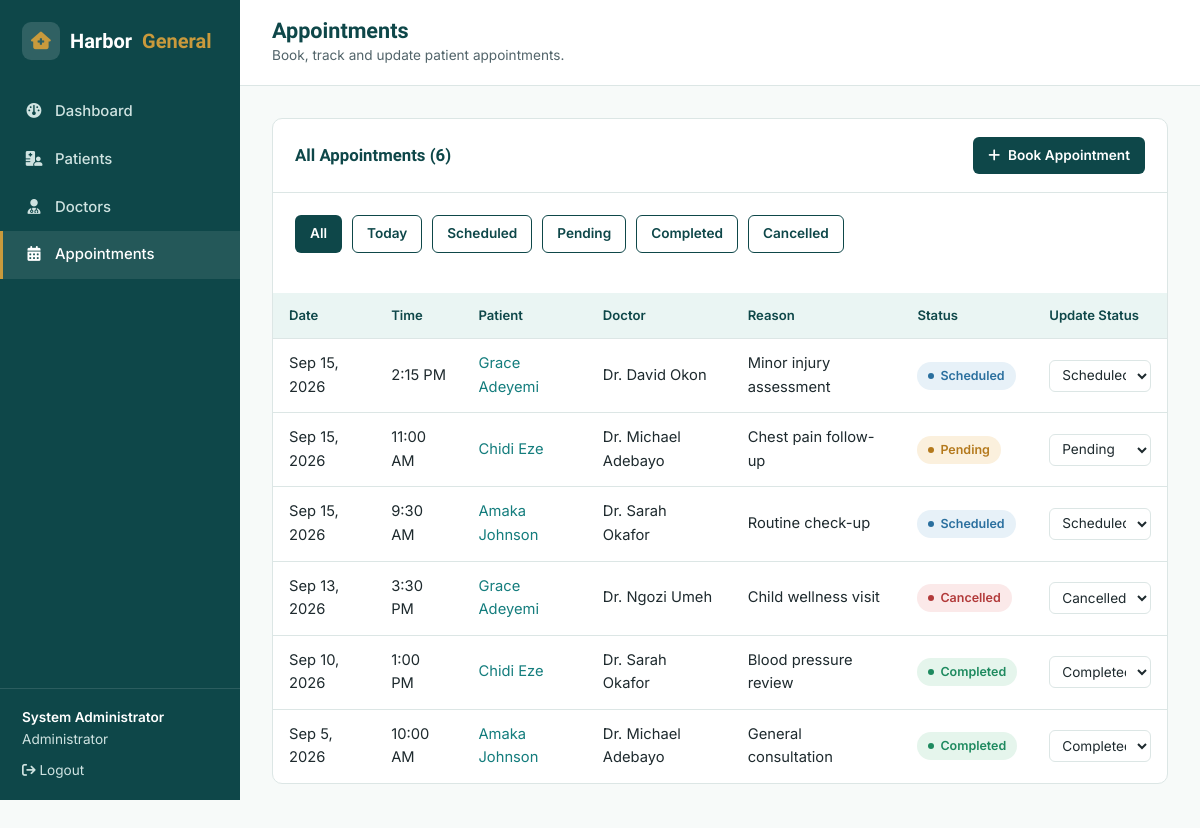
Screenshot of /appointments.php (signed in) with the database file from the repository.
### tables this page shows
CREATE TABLE appointments (
    id INT AUTO_INCREMENT PRIMARY KEY,
    patient_id INT NOT NULL,
    doctor_id INT NOT NULL,
    appointment_date DATE NOT NULL,
    appointment_time TIME NOT NULL,
    reason VARCHAR(255) NOT NULL,
    status ENUM('Scheduled','Pending','Completed','Cancelled') NOT NULL DEFAULT 'Scheduled',
    created_at TIMESTAMP DEFAULT CURRENT_TIMESTAMP,
    CONSTRAINT fk_appointments_patient FOREIGN KEY (patient_id) REFERENCES patients(id) ON DELETE CASCADE,
    CONSTRAINT fk_appointments_doctor FOREIGN KEY (doctor_id) REFERENCES doctors(id) ON DELETE RESTRICT
);

CREATE TABLE patients (
    id INT AUTO_INCREMENT PRIMARY KEY,
    full_name VARCHAR(100) NOT NULL,
    gender ENUM('Male','Female','Other') NOT NULL,
    dob DATE NOT NULL,
    phone VARCHAR(30) NOT NULL,
    email VARCHAR(100) NULL,
    address TEXT NULL,
    emergency_contact VARCHAR(150) NULL,
    registration_date DATE NOT NULL DEFAULT (CURRENT_DATE),
    created_at TIMESTAMP DEFAULT CURRENT_TIMESTAMP
);

CREATE TABLE doctors (
    id INT AUTO_INCREMENT PRIMARY KEY,
    full_name VARCHAR(100) NOT NULL,
    specialty VARCHAR(100) NOT NULL,
    department VARCHAR(100) NOT NULL,
    phone VARCHAR(30) NOT NULL,
    email VARCHAR(100) NULL,
    status ENUM('Available','Unavailable') NOT NULL DEFAULT 'Available',
    created_at TIMESTAMP DEFAULT CURRENT_TIMESTAMP
);

### appointments.php (the view, shortened to what this page needs)
<?php
require_once 'includes/db.php';
$filter = trim($_GET['filter'] ?? '');
$sql = "SELECT a.*, p.full_name AS patient_name, d.full_name AS doctor_name
        FROM appointments a
        JOIN patients p ON p.id = a.patient_id
        JOIN doctors d ON d.id = a.doctor_id";
$params = [];
$sql .= " ORDER BY a.appointment_date DESC, a.appointment_time DESC";
$stmt = $pdo->prepare($sql);
$stmt->execute($params);
$appointments = $stmt->fetchAll();
function statusBadgeClass(string $status): string {
    return match ($status) {
        'Scheduled' => 'badge-scheduled',
        'Pending'   => 'badge-pending',
        'Completed' => 'badge-completed',
        'Cancelled' => 'badge-cancelled',
        default     => 'badge-scheduled',
    };
}
require_once 'includes/app_header.php';
?>
<div class="panel">
  <div class="panel-head">
    <h2>All Appointments (<?= count($appointments) ?>)</h2>
    <a href="appointment_add.php" class="btn btn-primary btn-sm"><i class="fa-solid fa-plus"></i> Book Appointment</a>
  </div>
  <div class="panel-body">
    <div class="filters-bar">
      <a href="appointments.php" class="btn btn-sm <?= $filter === '' ? 'btn-primary' : 'btn-outline' ?>">All</a>
      <a href="appointments.php?filter=today" class="btn btn-sm <?= $filter === 'today' ? 'btn-primary' : 'btn-outline' ?>">Today</a>
      <a href="appointments.php?filter=Scheduled" class="btn btn-sm <?= $filter === 'Scheduled' ? 'btn-primary' : 'btn-outline' ?>">Scheduled</a>
      <a href="appointments.php?filter=Pending" class="btn btn-sm <?= $filter === 'Pending' ? 'btn-primary' : 'btn-outline' ?>">Pending</a>
      <a href="appointments.php?filter=Completed" class="btn btn-sm <?= $filter === 'Completed' ? 'btn-primary' : 'btn-outline' ?>">Completed</a>
      <a href="appointments.php?filter=Cancelled" class="btn btn-sm <?= $filter === 'Cancelled' ? 'btn-primary' : 'btn-outline' ?>">Cancelled</a>
    </div>
  </div>
  <?php if (count($appointments) === 0): ?>
    <div class="empty-state">
      <span class="icon-badge"><i class="fa-solid fa-calendar-xmark"></i></span>
      <h3>No appointments found</h3>
      <p>Try a different filter, or book a new appointment.</p>
      <a href="appointment_add.php" class="btn btn-accent btn-sm">Book Appointment</a>
    </div>
  <?php else: ?>
    <div class="table-wrap">
      <table class="data-table">
        <thead>
          <tr>
            <th>Date</th>
            <th>Time</th>
            <th>Patient</th>
            <th>Doctor</th>
            <th>Reason</th>
            <th>Status</th>
            <th>Update Status</th>
          </tr>
        </thead>
        <tbody>
          <?php foreach ($appointments as $a): ?>
            <tr>
              <td><?= htmlspecialchars(date('M j, Y', strtotime($a['appointment_date']))) ?></td>
              <td><?= htmlspecialchars(date('g:i A', strtotime($a['appointment_time']))) ?></td>
              <td><a href="patient_view.php?id=<?= $a['patient_id'] ?>"><?= htmlspecialchars($a['patient_name']) ?></a></td>
              <td>Dr. <?= htmlspecialchars($a['doctor_name']) ?></td>
              <td><?= htmlspecialchars($a['reason']) ?></td>
              <td><span class="badge <?= statusBadgeClass($a['status']) ?>"><?= htmlspecialchars($a['status']) ?></span></td>
              <td>
                <form method="POST" action="appointments.php<?= $filter !== '' ? '?filter=' . urlencode($filter) : '' ?>" style="display:flex;gap:6px;">
                  <select name="new_status" onchange="this.form.submit()" style="padding:6px 8px;font-size:0.85rem;">
                    <?php foreach (['Scheduled', 'Pending', 'Completed', 'Cancelled'] as $s): ?>
                      <option value="<?= $s ?>" <?= $a['status'] === $s ? 'selected' : '' ?>><?= $s ?></option>
                    <?php endforeach; ?>
                  </select>
                </form>
              </td>
            </tr>
          <?php endforeach; ?>
        </tbody>
      </table>
    </div>
  <?php endif; ?>
</div>
<?php require_once 'includes/app_footer.php'; ?>

### css/style.css (style rules this page uses)
:root { --hg-primary-dark: #0E4749; --hg-primary: #147D7D; --hg-primary-light: #EAF5F3; --hg-accent: #C99A3C; --hg-accent-dark: #A87D2A; --hg-ink: #1E2A2E; --hg-ink-soft: #52646A; --hg-border: #DCE6E5; --hg-white: #FFFFFF; --hg-bg: #F7FAF9; --hg-success: #1E8A5F; --hg-success-bg: #E5F5EC; --hg-warning: #B4791C; --hg-warning-bg: #FBF0DD; --hg-danger: #B23A3A; --hg-danger-bg: #FBE9E9; --hg-info: #2A6F9E; --hg-info-bg: #E7F1F8; --hg-radius-sm: 6px; --hg-radius-md: 10px; --hg-radius-lg: 16px; --hg-shadow: 0 2px 10px rgba(14, 71, 73, 0.08); --hg-shadow-md: 0 8px 24px rgba(14, 71, 73, 0.12); --hg-font-heading: 'Sora', sans-serif; --hg-font-body: 'Inter', sans-serif; }
* { box-sizing: border-box; }
html { scroll-behavior: smooth; }
body { margin: 0; font-family: var(--hg-font-body); color: var(--hg-ink); background: var(--hg-bg); line-height: 1.6; -webkit-font-smoothing: antialiased; }
h1, h2, h3, h4, h5 { font-family: var(--hg-font-heading); color: var(--hg-primary-dark); line-height: 1.25; margin: 0 0 0.5em; }
a { color: var(--hg-primary); text-decoration: none; }
.btn { display: inline-flex; align-items: center; gap: 8px; font-family: var(--hg-font-body); font-weight: 600; font-size: 0.95rem; padding: 12px 24px; border-radius: var(--hg-radius-sm); border: 1.5px solid transparent; cursor: pointer; transition: transform 0.15s ease, box-shadow 0.15s ease, background 0.15s ease; }
.btn-primary { background: var(--hg-primary-dark); color: var(--hg-white); }
.btn-outline { background: transparent; color: var(--hg-primary-dark); border-color: var(--hg-primary-dark); }
.btn-sm { padding: 7px 14px; font-size: 0.85rem; }
.badge { display: inline-flex; align-items: center; gap: 6px; font-size: 0.78rem; font-weight: 600; padding: 4px 11px; border-radius: 999px; white-space: nowrap; }
.badge::before { content: ''; width: 6px; height: 6px; border-radius: 50%; background: currentColor; }
.badge-scheduled { background: var(--hg-info-bg); color: var(--hg-info); }
.badge-pending { background: var(--hg-warning-bg); color: var(--hg-warning); }
.badge-completed { background: var(--hg-success-bg); color: var(--hg-success); }
.badge-cancelled { background: var(--hg-danger-bg); color: var(--hg-danger); }
input[type="text"], input[type="email"], input[type="password"], input[type="date"], input[type="time"], input[type="tel"], input[type="number"], select, textarea { width: 100%; padding: 11px 13px; font-family: var(--hg-font-body); font-size: 0.95rem; color: var(--hg-ink); border: 1.5px solid var(--hg-border); border-radius: var(--hg-radius-sm); background: var(--hg-white); transition: border-color 0.15s ease; }
.panel { background: var(--hg-white); border: 1px solid var(--hg-border); border-radius: var(--hg-radius-md); margin-bottom: 24px; }
.panel-head { display: flex; align-items: center; justify-content: space-between; padding: 18px 22px; border-bottom: 1px solid var(--hg-border); gap: 12px; flex-wrap: wrap; }
.panel-head h2 { font-size: 1.05rem; margin: 0; }
.panel-body { padding: 22px; }
.table-wrap { overflow-x: auto; }
table.data-table { width: 100%; border-collapse: collapse; font-size: 0.92rem; }
.data-table th { text-align: left; padding: 12px 16px; background: var(--hg-primary-light); color: var(--hg-primary-dark); font-weight: 600; font-size: 0.82rem; white-space: nowrap; border-bottom: 1px solid var(--hg-border); }
.data-table td { padding: 13px 16px; border-bottom: 1px solid var(--hg-border); vertical-align: middle; color: var(--hg-ink); }
.data-table tr:last-child td { border-bottom: none; }
.filters-bar { display: flex; gap: 10px; flex-wrap: wrap; margin-bottom: 18px; }

### rows the page displays
appointments: appointment_date "Sep 15, 2026", appointment_time "2:15 PM", patient.full_name "Grace Adeyemi", doctor.full_name "David Okon", reason "Minor injury assessment", status "Scheduled", new_status "Scheduled"
appointments: appointment_date "Sep 15, 2026", appointment_time "11:00 AM", patient.full_name "Chidi Eze", doctor.full_name "Michael Adebayo", reason "Chest pain follow-up", status "Pending", new_status "Pending"
appointments: appointment_date "Sep 15, 2026", appointment_time "9:30 AM", patient.full_name "Amaka Johnson", doctor.full_name "Sarah Okafor", reason "Routine check-up", status "Scheduled", new_status "Scheduled"
appointments: appointment_date "Sep 13, 2026", appointment_time "3:30 PM", patient.full_name "Grace Adeyemi", doctor.full_name "Ngozi Umeh", reason "Child wellness visit", status "Cancelled", new_status "Cancelled"
appointments: appointment_date "Sep 10, 2026", appointment_time "1:00 PM", patient.full_name "Chidi Eze", doctor.full_name "Sarah Okafor", reason "Blood pressure review", status "Completed", new_status "Completed"
appointments: appointment_date "Sep 5, 2026", appointment_time "10:00 AM", patient.full_name "Amaka Johnson", doctor.full_name "Michael Adebayo", reason "General consultation", status "Completed", new_status "Completed"

### other values shown
currentStaffName() "System Administrator"
currentStaffRole() "Administrator"
$pageTitle "Appointments"
$pageSubtitle "Book, track and update patient appointments."
count($appointments) "6"
